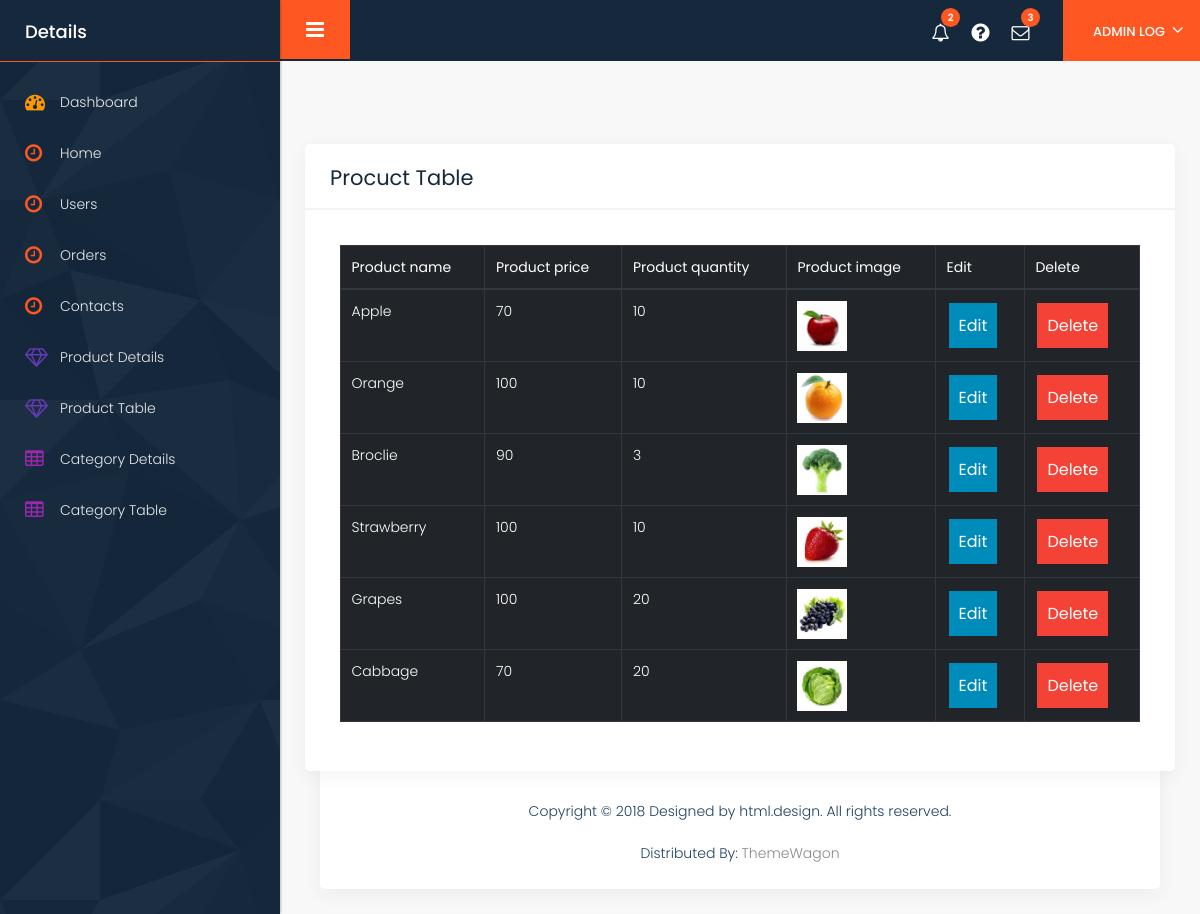
/adminapp/producttable/, run on the app's committed database.
### adminapp/models.py (models this page shows)
class Products(models.Model):
    productname=models.CharField(max_length=100)
    productprice=models.IntegerField()
    productquantity=models.IntegerField()
    productimage=models.ImageField(upload_to='sample')

### adminapp/views.py (the view)
# urls.py: path('producttable/',views.producttable,name='producttable'),
def producttable(request):
    data=Products.objects.all()
    return render(request,'viewproduct.html',{'data':data})

### adminapp/templates/viewproduct.html (shortened to what this page needs)
{% extends 'adminindex.html' %}
{% block content %}
    <body><br><br>
    <br><br>
    <div class="white_shd full margin_bottom_30">
      <div class="full graph_head">
         <div class="heading1 margin_0">
            <h2>Procuct Table</h2>
         </div>
      </div>
      <div class="table_section padding_infor_info">
         <div class="table-responsive-sm">
            <table class="table table-dark">
               <thead>
                  <tr>
                     <th>Product name</th>
                     <th>Product price</th>
                     <th>Product quantity</th>
                     <th>Product image</th>
                     <th>Edit </th>
                     <th>Delete</th>
                  </tr>
               </thead>
               <tbody>
                {% for i in data %}
<tr>
  <td>{{ i.productname }}</td>
  <td>{{ i.productprice }}</td>
  <td>{{ i.productquantity }}</td>
  <td><img src=" {{ i.productimage.url }}" style="width: 50px; height: 50px;"></td>
  <td><a href="{% url 'productedit' id=i.id %}"><button class="button button2" >Edit</button></a></td>
  <td><a href="{% url 'productdelete'  id=i.id %}"><button class="button button3">Delete</button></a></td>
</tr>
                  {% endfor %}
               </tbody>
            </table>
         </div>
      </div>
   </div>
    </body>
{% endblock %}

### adminapp/static/style.css (style rules this page uses)
* { margin: 0; padding: 0; outline: none !important; }
html, body { color: #898989; font-size: 14px; font-family: 'Poppins', sans-serif; line-height: normal; font-weight: 300; overflow-x: hidden !important; }
a { color: #1f1f1f; text-decoration: none !important; outline: none !important; -webkit-transition: all .3s ease-in-out; -moz-transition: all .3s ease-in-out; -ms-transition: all .3s ease-in-out; -o-transition: all .3s ease-in-out; transition: all .3s ease-in-out; }
h1, h2, h3, h4, h5, h6 { letter-spacing: 0; font-weight: normal; position: relative; padding: 0; font-weight: normal; line-height: normal; color: #1f1f1f; margin: 0 }
a { color: #898989; text-decoration: none; outline: none; }
a, .btn { text-decoration: none !important; outline: none !important; -webkit-transition: all .3s ease-in-out; -moz-transition: all .3s ease-in-out; -ms-transition: all .3s ease-in-out; -o-transition: all .3s ease-in-out; transition: all .3s ease-in-out; }
.padding_infor_info { padding: 35px 35px; float: left; width: 100%; }
h2 { font-size: 30px; color: #000; line-height: 20px; font-weight: 700; position: relative; }
button, input, select, textarea, option { font-family: 'Poppins', sans-serif; }
.full { width: 100%; float: left; }
.heading1 h2 { line-height: normal; font-size: 21px; font-weight: 400; margin: 0; padding-left: 0; color: #15283c; letter-spacing: 0px; }
.margin_0 { margin: 0 !important; }
.graph_head { padding: 18px 25px 15px; float: left; width: 100%; border-bottom: solid #f3f3f3 2px; }
.heading1 { float: left; padding: 0 0 20px 0; width: 100%; margin-top: 50px; }
.graph_head .heading1 { float: left; padding: 0; width: auto; }
.margin_bottom_30 { margin-bottom: 30px; }
.white_shd { background: #fff; box-shadow: 0 5px 20px rgba(0, 0, 0, 0.05); border-radius: 5px; margin-top: 0; }
.table thead th { font-weight: 400; }
.table-responsive-sm { overflow: auto; }

### adminapp/templates/viewproduct.html (style rules this page uses)
h2 { text-align: center; }
table, th, td { border:1px solid black; }
.button { background-color: #4CAF50; border: none; color: white; padding: 10px 10px; text-align: center; text-decoration: none; display: inline-block; font-size: 16px; margin: 2px 2px; cursor: pointer; }
.button2 { background-color: #008CBA; }
.button3 { background-color: #f44336; }

### data on the page
Products: productname "Apple", productprice "70", productquantity "10", productimage (picture)
Products: productname "Orange", productprice "100", productquantity "10", productimage (picture)
Products: productname "Broclie", productprice "90", productquantity "3", productimage (picture)
Products: productname "Strawberry", productprice "100", productquantity "10", productimage (picture)
Products: productname "Grapes", productprice "100", productquantity "20", productimage (picture)
Products: productname "Cabbage", productprice "70", productquantity "20", productimage (picture)
